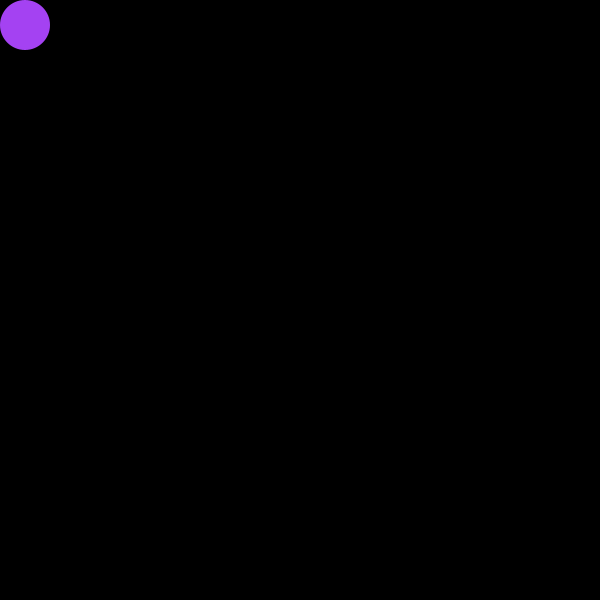
Frame 1 (no input)
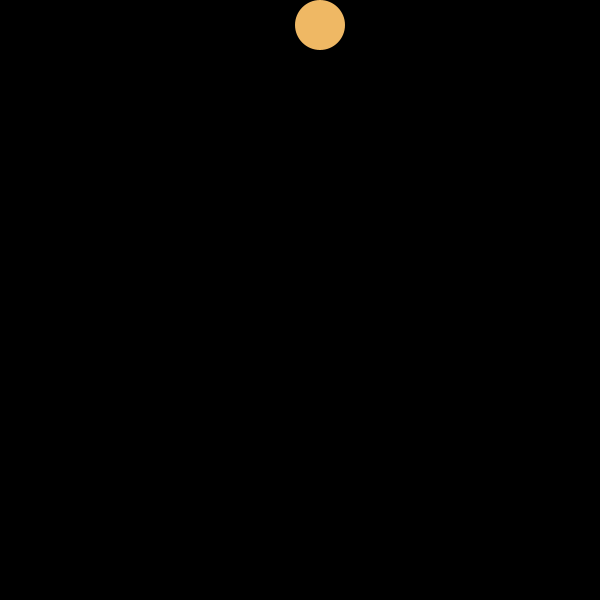
Frame 60 (the mouse pressed at the canvas centre just before this capture)
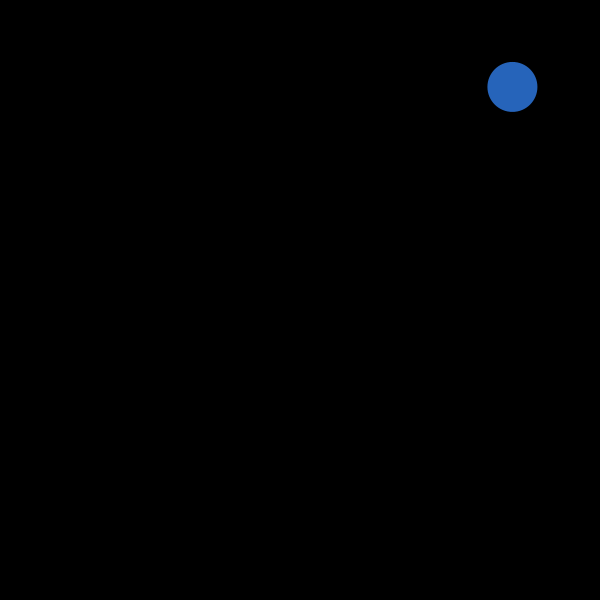
Frame 120 (the mouse held since frame 60 and released just before this capture)

The Processing sketch that drew these frames (run headless with seeded random() and noise(); from frame 60 on, the mouse is pressed at the canvas centre):

// Processing sketch: hw1f_bounceBall
// ── hw1f_bounceBall.pde
/**
 *@author: Ying Cui
 */

void setup()
{
  size(600, 600);
}
float x = 25;
float y = 25;
float vx = 5;
float vy = 0;
void draw()
{
  background(0);
  noStroke();
  // random color
  int r = (int)random(255);
  int g = (int)random(255);
  int b = (int)random(255);
  fill(r, g, b);
  
  ellipse(x, y, 50, 50);
  x = x + vx;
  y = y + vy;
  float rx = random(10);
  float ry = random(10);
  if (x > 575)
  {
    vx = -rx;
    vy = ry;
  }
  if (y > 575)
  {
    vy = -ry;
  }
  if (x < 25)
  {
    x = 25;
    vx = rx;
    vy = ry;
  }
  if (y < 25)
  {
    y = 25;
    vy = ry;
    vx = rx;
  } 
}
